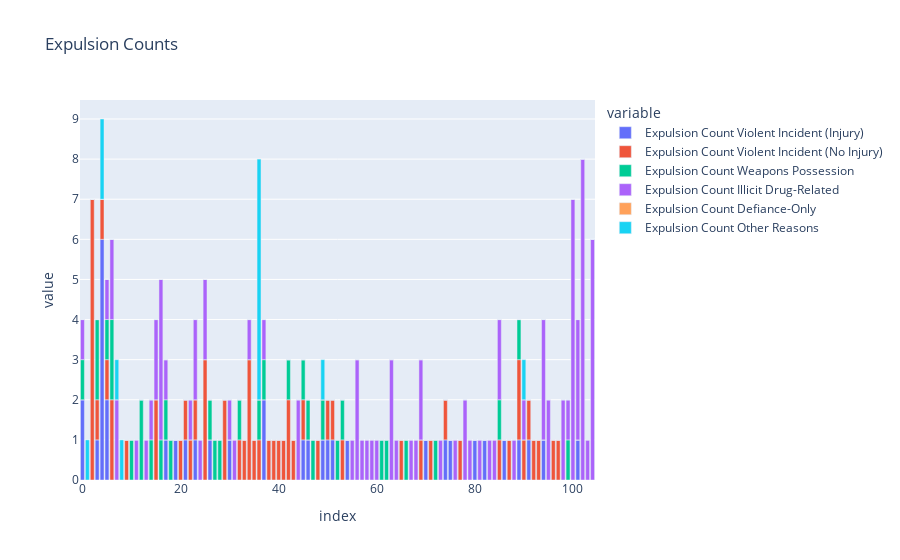

The code cell stored with this chart in its notebook:
### Markdown cell above
I also wanted to see the data broken down by expulsion reason:

### Code cell
fig = px.bar(expgdf_filtered_final, #x="SchoolName", 
             y=["Expulsion Count Violent Incident (Injury)", 
                "Expulsion Count Violent Incident (No Injury)", 
                "Expulsion Count Weapons Possession",
                "Expulsion Count Illicit Drug-Related",
                "Expulsion Count Defiance-Only",
               "Expulsion Count Other Reasons"], title="Expulsion Counts")

fig.show()

### Figure 1 — Plotly figure (JSON) as saved in the notebook; plotly's stock layout.template omitted (floating-point values rounded to 4 significant figures)
{"data": [{"alignmentgroup": "True", "hovertemplate": "variable=Expulsion Count Violent Incident (Injury)<br>index=%{x}<br>value=%{y}<extra></extra>", "legendgroup": "Expulsion Count Violent Incident (Injury)", "marker": {"color": "#636efa", "pattern": {"shape": ""}}, "name": "Expulsion Count Violent Incident (Injury)", "offsetgroup": "Expulsion Count Violent Incident (Injury)", "orientation": "v", "showlegend": true, "textposition": "auto", "type": "bar", "x": [0, 1, 2, 3, 4, 5, 6, 7, 8, 9, 10, 11, 12, 13, 14, 15, 16, 17, 18, 19, 20, 21, 22, 23, 24, 25, 26, 27, 28, 29, 30, 31, 32, 33, 34, 35, 36, 37, 38, 39, 40, 41, 42, 43, 44, 45, 46, 47, 48, 49, 50, 51, 52, 53, 54, 55, 56, 57, 58, 59, 60, 61, 62, 63, 64, 65, 66, 67, 68, 69, 70, 71, 72, 73, 74, 75, 76, 77, 78, 79, 80, 81, 82, 83, 84, 85, 86, 87, 88, 89, 90, 91, 92, 93, 94, 95, 96, 97, 98, 99, 100, 101, 102, 103, 104], "xaxis": "x", "y": [2, 0, 0, 1, 6, 2, 0, 0, 0, 0, 0, 0, 0, 0, 0, 0, 0, 1, 0, 1, 0, 1, 0, 1, 0, 0, 1, 0, 0, 0, 1, 0, 0, 0, 0, 0, 0, 2, 0, 0, 0, 0, 0, 0, 0, 1, 1, 0, 0, 1, 1, 1, 0, 0, 1, 0, 0, 0, 0, 0, 0, 0, 0, 0, 0, 0, 0, 0, 0, 0, 1, 0, 0, 0, 1, 1, 0, 0, 0, 0, 1, 0, 1, 0, 0, 0, 1, 0, 0, 1, 0, 1, 0, 0, 1, 0, 0, 0, 0, 0, 0, 1, 0, 0, 0], "yaxis": "y"}, {"alignmentgroup": "True", "hovertemplate": "variable=Expulsion Count Violent Incident (No Injury)<br>index=%{x}<br>value=%{y}<extra></extra>", "legendgroup": "Expulsion Count Violent Incident (No Injury)", "marker": {"color": "#EF553B", "pattern": {"shape": ""}}, "name": "Expulsion Count Violent Incident (No Injury)", "offsetgroup": "Expulsion Count Violent Incident (No Injury)", "orientation": "v", "showlegend": true, "textposition": "auto", "type": "bar", "x": [0, 1, 2, 3, 4, 5, 6, 7, 8, 9, 10, 11, 12, 13, 14, 15, 16, 17, 18, 19, 20, 21, 22, 23, 24, 25, 26, 27, 28, 29, 30, 31, 32, 33, 34, 35, 36, 37, 38, 39, 40, 41, 42, 43, 44, 45, 46, 47, 48, 49, 50, 51, 52, 53, 54, 55, 56, 57, 58, 59, 60, 61, 62, 63, 64, 65, 66, 67, 68, 69, 70, 71, 72, 73, 74, 75, 76, 77, 78, 79, 80, 81, 82, 83, 84, 85, 86, 87, 88, 89, 90, 91, 92, 93, 94, 95, 96, 97, 98, 99, 100, 101, 102, 103, 104], "xaxis": "x", "y": [0, 0, 7, 1, 1, 1, 2, 0, 0, 1, 0, 0, 0, 0, 0, 2, 0, 0, 0, 0, 1, 1, 1, 1, 0, 3, 0, 0, 0, 2, 0, 0, 1, 1, 3, 1, 1, 0, 1, 1, 1, 1, 2, 1, 0, 1, 0, 0, 1, 0, 1, 1, 0, 1, 0, 0, 0, 0, 0, 0, 0, 0, 0, 0, 0, 1, 0, 0, 0, 1, 0, 1, 0, 0, 1, 0, 0, 1, 0, 0, 0, 0, 0, 0, 0, 1, 0, 1, 0, 2, 1, 1, 1, 1, 0, 0, 1, 1, 0, 0, 0, 0, 0, 0, 0], "yaxis": "y"}, {"alignmentgroup": "True", "hovertemplate": "variable=Expulsion Count Weapons Possession<br>index=%{x}<br>value=%{y}<extra></extra>", "legendgroup": "Expulsion Count Weapons Possession", "marker": {"color": "#00cc96", "pattern": {"shape": ""}}, "name": "Expulsion Count Weapons Possession", "offsetgroup": "Expulsion Count Weapons Possession", "orientation": "v", "showlegend": true, "textposition": "auto", "type": "bar", "x": [0, 1, 2, 3, 4, 5, 6, 7, 8, 9, 10, 11, 12, 13, 14, 15, 16, 17, 18, 19, 20, 21, 22, 23, 24, 25, 26, 27, 28, 29, 30, 31, 32, 33, 34, 35, 36, 37, 38, 39, 40, 41, 42, 43, 44, 45, 46, 47, 48, 49, 50, 51, 52, 53, 54, 55, 56, 57, 58, 59, 60, 61, 62, 63, 64, 65, 66, 67, 68, 69, 70, 71, 72, 73, 74, 75, 76, 77, 78, 79, 80, 81, 82, 83, 84, 85, 86, 87, 88, 89, 90, 91, 92, 93, 94, 95, 96, 97, 98, 99, 100, 101, 102, 103, 104], "xaxis": "x", "y": [1, 0, 0, 2, 0, 1, 2, 0, 0, 0, 1, 0, 2, 0, 1, 0, 1, 1, 1, 0, 0, 0, 0, 0, 0, 0, 1, 1, 1, 0, 0, 0, 1, 0, 0, 0, 1, 1, 0, 0, 0, 0, 1, 0, 0, 1, 1, 1, 0, 1, 0, 0, 1, 1, 0, 0, 0, 0, 0, 0, 0, 1, 1, 0, 0, 0, 1, 0, 0, 0, 0, 0, 1, 0, 0, 0, 0, 0, 0, 0, 0, 0, 0, 0, 0, 1, 0, 0, 0, 1, 0, 0, 0, 0, 0, 0, 0, 0, 0, 1, 0, 0, 0, 0, 0], "yaxis": "y"}, {"alignmentgroup": "True", "hovertemplate": "variable=Expulsion Count Illicit Drug-Related<br>index=%{x}<br>value=%{y}<extra></extra>", "legendgroup": "Expulsion Count Illicit Drug-Related", "marker": {"color": "#ab63fa", "pattern": {"shape": ""}}, "name": "Expulsion Count Illicit Drug-Related", "offsetgroup": "Expulsion Count Illicit Drug-Related", "orientation": "v", "showlegend": true, "textposition": "auto", "type": "bar", "x": [0, 1, 2, 3, 4, 5, 6, 7, 8, 9, 10, 11, 12, 13, 14, 15, 16, 17, 18, 19, 20, 21, 22, 23, 24, 25, 26, 27, 28, 29, 30, 31, 32, 33, 34, 35, 36, 37, 38, 39, 40, 41, 42, 43, 44, 45, 46, 47, 48, 49, 50, 51, 52, 53, 54, 55, 56, 57, 58, 59, 60, 61, 62, 63, 64, 65, 66, 67, 68, 69, 70, 71, 72, 73, 74, 75, 76, 77, 78, 79, 80, 81, 82, 83, 84, 85, 86, 87, 88, 89, 90, 91, 92, 93, 94, 95, 96, 97, 98, 99, 100, 101, 102, 103, 104], "xaxis": "x", "y": [1, 0, 0, 0, 0, 1, 2, 2, 0, 0, 0, 1, 0, 1, 1, 2, 4, 1, 0, 0, 0, 0, 1, 2, 1, 2, 0, 0, 0, 0, 1, 1, 0, 0, 1, 0, 0, 1, 0, 0, 0, 0, 0, 0, 2, 0, 0, 0, 0, 0, 0, 0, 0, 0, 0, 1, 3, 1, 1, 1, 1, 0, 0, 3, 1, 0, 0, 1, 1, 2, 0, 0, 0, 1, 0, 0, 1, 0, 2, 1, 0, 1, 0, 1, 1, 2, 0, 0, 1, 0, 1, 0, 0, 0, 3, 2, 0, 0, 2, 1, 7, 3, 8, 1, 6], "yaxis": "y"}, {"alignmentgroup": "True", "hovertemplate": "variable=Expulsion Count Defiance-Only<br>index=%{x}<br>value=%{y}<extra></extra>", "legendgroup": "Expulsion Count Defiance-Only", "marker": {"color": "#FFA15A", "pattern": {"shape": ""}}, "name": "Expulsion Count Defiance-Only", "offsetgroup": "Expulsion Count Defiance-Only", "orientation": "v", "showlegend": true, "textposition": "auto", "type": "bar", "x": [0, 1, 2, 3, 4, 5, 6, 7, 8, 9, 10, 11, 12, 13, 14, 15, 16, 17, 18, 19, 20, 21, 22, 23, 24, 25, 26, 27, 28, 29, 30, 31, 32, 33, 34, 35, 36, 37, 38, 39, 40, 41, 42, 43, 44, 45, 46, 47, 48, 49, 50, 51, 52, 53, 54, 55, 56, 57, 58, 59, 60, 61, 62, 63, 64, 65, 66, 67, 68, 69, 70, 71, 72, 73, 74, 75, 76, 77, 78, 79, 80, 81, 82, 83, 84, 85, 86, 87, 88, 89, 90, 91, 92, 93, 94, 95, 96, 97, 98, 99, 100, 101, 102, 103, 104], "xaxis": "x", "y": [0, 0, 0, 0, 0, 0, 0, 0, 0, 0, 0, 0, 0, 0, 0, 0, 0, 0, 0, 0, 0, 0, 0, 0, 0, 0, 0, 0, 0, 0, 0, 0, 0, 0, 0, 0, 0, 0, 0, 0, 0, 0, 0, 0, 0, 0, 0, 0, 0, 0, 0, 0, 0, 0, 0, 0, 0, 0, 0, 0, 0, 0, 0, 0, 0, 0, 0, 0, 0, 0, 0, 0, 0, 0, 0, 0, 0, 0, 0, 0, 0, 0, 0, 0, 0, 0, 0, 0, 0, 0, 0, 0, 0, 0, 0, 0, 0, 0, 0, 0, 0, 0, 0, 0, 0], "yaxis": "y"}, {"alignmentgroup": "True", "hovertemplate": "variable=Expulsion Count Other Reasons<br>index=%{x}<br>value=%{y}<extra></extra>", "legendgroup": "Expulsion Count Other Reasons", "marker": {"color": "#19d3f3", "pattern": {"shape": ""}}, "name": "Expulsion Count Other Reasons", "offsetgroup": "Expulsion Count Other Reasons", "orientation": "v", "showlegend": true, "textposition": "auto", "type": "bar", "x": [0, 1, 2, 3, 4, 5, 6, 7, 8, 9, 10, 11, 12, 13, 14, 15, 16, 17, 18, 19, 20, 21, 22, 23, 24, 25, 26, 27, 28, 29, 30, 31, 32, 33, 34, 35, 36, 37, 38, 39, 40, 41, 42, 43, 44, 45, 46, 47, 48, 49, 50, 51, 52, 53, 54, 55, 56, 57, 58, 59, 60, 61, 62, 63, 64, 65, 66, 67, 68, 69, 70, 71, 72, 73, 74, 75, 76, 77, 78, 79, 80, 81, 82, 83, 84, 85, 86, 87, 88, 89, 90, 91, 92, 93, 94, 95, 96, 97, 98, 99, 100, 101, 102, 103, 104], "xaxis": "x", "y": [0, 1, 0, 0, 2, 0, 0, 1, 1, 0, 0, 0, 0, 0, 0, 0, 0, 0, 0, 0, 0, 0, 0, 0, 0, 0, 0, 0, 0, 0, 0, 0, 0, 0, 0, 0, 6, 0, 0, 0, 0, 0, 0, 0, 0, 0, 0, 0, 0, 1, 0, 0, 0, 0, 0, 0, 0, 0, 0, 0, 0, 0, 0, 0, 0, 0, 0, 0, 0, 0, 0, 0, 0, 0, 0, 0, 0, 0, 0, 0, 0, 0, 0, 0, 0, 0, 0, 0, 0, 0, 1, 0, 0, 0, 0, 0, 0, 0, 0, 0, 0, 0, 0, 0, 0], "yaxis": "y"}], "layout": {"autosize": true, "barmode": "relative", "legend": {"title": {"text": "variable"}, "tracegroupgap": 0}, "title": {"text": "Expulsion Counts"}, "xaxis": {"anchor": "y", "autorange": true, "domain": [0, 1], "range": [-0.5, 104.5], "title": {"text": "index"}, "type": "linear"}, "yaxis": {"anchor": "x", "autorange": true, "domain": [0, 1], "range": [0, 9.474], "title": {"text": "value"}, "type": "linear"}}}
